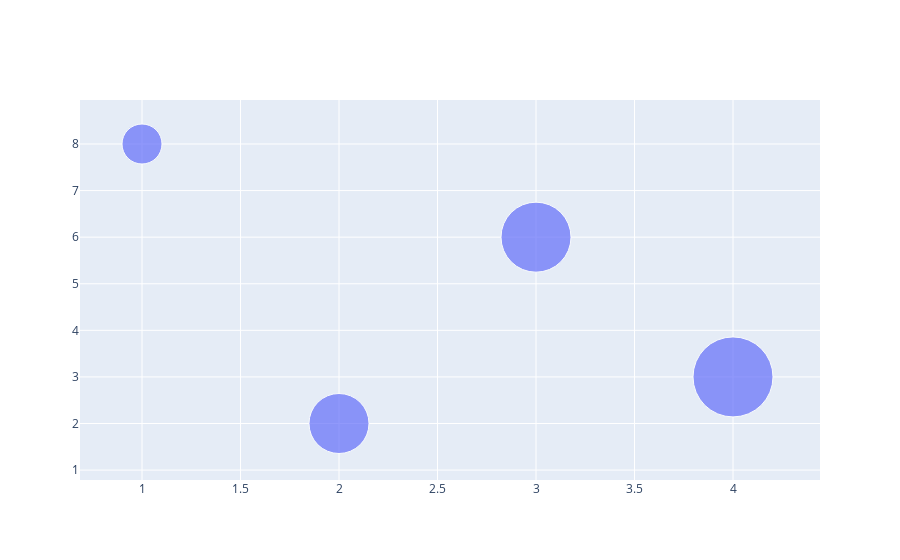

The cell this chart's notebook holds for it:
### Code cell
x=[1,2,3,4]
y=[8,2,6,3]

fig = go.Figure(go.Scatter(x=x , y=y , mode="markers" , marker_size=[40,60,70,80]))
fig.show()

### Figure 1 — Plotly figure (JSON) as saved in the notebook; plotly's stock layout.template omitted (floating-point values rounded to 4 significant figures)
{"data": [{"marker": {"size": [40, 60, 70, 80]}, "mode": "markers", "type": "scatter", "x": [1, 2, 3, 4], "y": [8, 2, 6, 3]}], "layout": {}}
